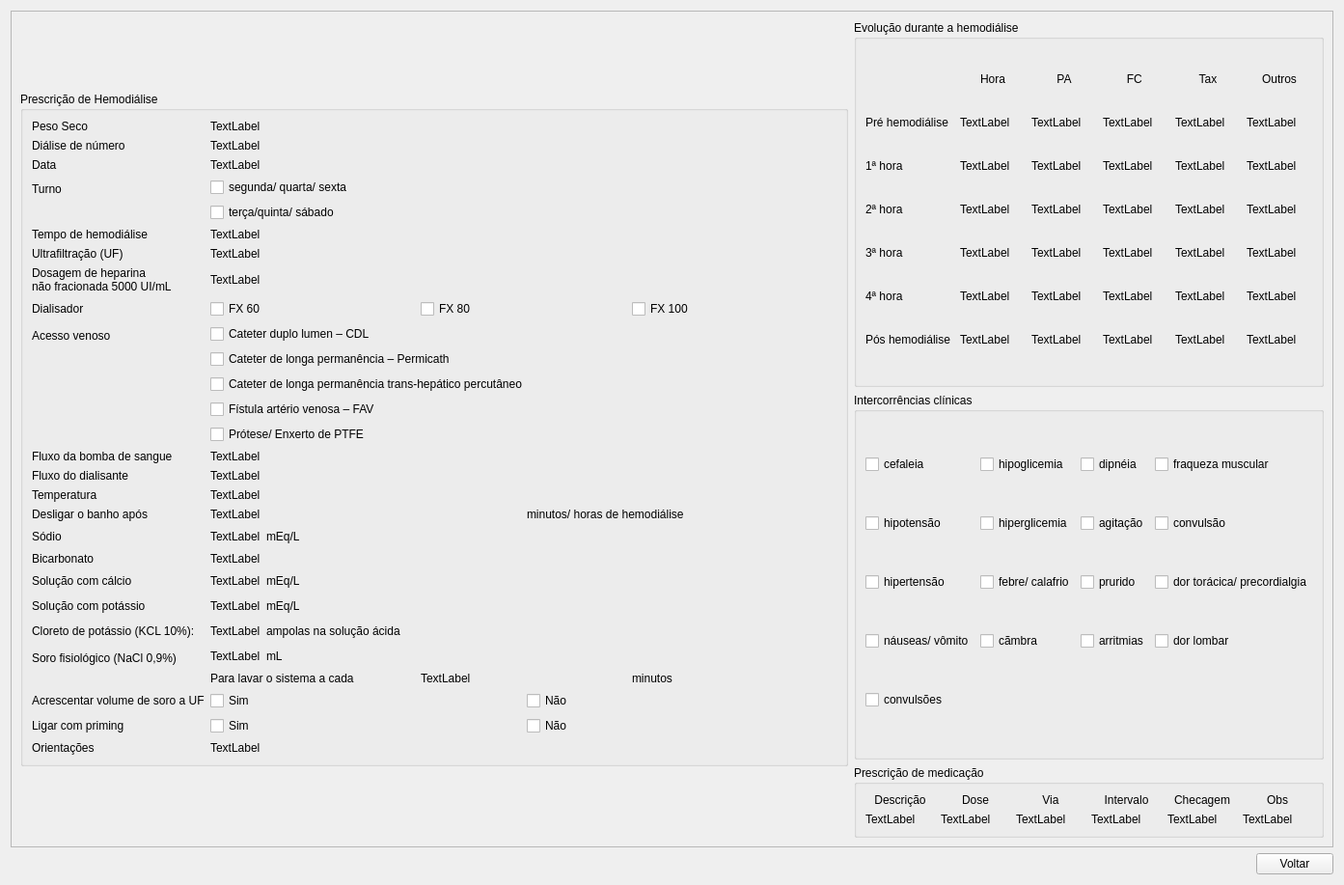
<?xml version="1.0" encoding="UTF-8"?>
<ui version="4.0">
 <class>dadoshemodialise_leitura</class>
 <widget class="QWidget" name="dadoshemodialise_leitura">
  <property name="geometry">
   <rect>
    <x>0</x>
    <y>0</y>
    <width>1393</width>
    <height>917</height>
   </rect>
  </property>
  <property name="windowTitle">
   <string>Form</string>
  </property>
  <layout class="QVBoxLayout" name="verticalLayout_4">
   <item>
    <widget class="QScrollArea" name="scrollArea">
     <property name="widgetResizable">
      <bool>true</bool>
     </property>
     <widget class="QWidget" name="scrollAreaWidgetContents">
      <property name="geometry">
       <rect>
        <x>0</x>
        <y>0</y>
        <width>1369</width>
        <height>856</height>
       </rect>
      </property>
      <layout class="QHBoxLayout" name="horizontalLayout_13">
       <item>
        <widget class="QGroupBox" name="groupBox">
         <property name="sizePolicy">
          <sizepolicy hsizetype="Preferred" vsizetype="Maximum">
           <horstretch>0</horstretch>
           <verstretch>0</verstretch>
          </sizepolicy>
         </property>
         <property name="title">
          <string>Prescrição de Hemodiálise</string>
         </property>
         <layout class="QFormLayout" name="formLayout">
          <item row="0" column="0">
           <widget class="QLabel" name="label_2">
            <property name="text">
             <string>Peso Seco</string>
            </property>
           </widget>
          </item>
          <item row="0" column="1">
           <widget class="QLabel" name="peso_seco">
            <property name="text">
             <string>TextLabel</string>
            </property>
           </widget>
          </item>
          <item row="1" column="0">
           <widget class="QLabel" name="label_3">
            <property name="text">
             <string>Diálise de número</string>
            </property>
           </widget>
          </item>
          <item row="1" column="1">
           <widget class="QLabel" name="dialise_numero">
            <property name="text">
             <string>TextLabel</string>
            </property>
           </widget>
          </item>
          <item row="2" column="0">
           <widget class="QLabel" name="label_4">
            <property name="text">
             <string>Data</string>
            </property>
           </widget>
          </item>
          <item row="2" column="1">
           <widget class="QLabel" name="data">
            <property name="text">
             <string>TextLabel</string>
            </property>
           </widget>
          </item>
          <item row="3" column="0">
           <widget class="QLabel" name="label_5">
            <property name="text">
             <string>Turno</string>
            </property>
           </widget>
          </item>
          <item row="3" column="1">
           <layout class="QVBoxLayout" name="verticalLayout">
            <item>
             <widget class="QCheckBox" name="checkBox_segquarsex">
              <property name="text">
               <string>segunda/ quarta/ sexta </string>
              </property>
             </widget>
            </item>
            <item>
             <widget class="QCheckBox" name="checkBox_terquinsab">
              <property name="text">
               <string>terça/quinta/ sábado </string>
              </property>
             </widget>
            </item>
           </layout>
          </item>
          <item row="4" column="0">
           <widget class="QLabel" name="label_6">
            <property name="text">
             <string>Tempo de hemodiálise</string>
            </property>
           </widget>
          </item>
          <item row="4" column="1">
           <widget class="QLabel" name="tempo_hemodialise">
            <property name="text">
             <string>TextLabel</string>
            </property>
           </widget>
          </item>
          <item row="5" column="0">
           <widget class="QLabel" name="label_7">
            <property name="text">
             <string>Ultrafiltração (UF)</string>
            </property>
           </widget>
          </item>
          <item row="5" column="1">
           <widget class="QLabel" name="ultrafiltracao">
            <property name="text">
             <string>TextLabel</string>
            </property>
           </widget>
          </item>
          <item row="6" column="0">
           <widget class="QLabel" name="label_9">
            <property name="text">
             <string>Dosagem de heparina 
não fracionada 5000 UI/mL</string>
            </property>
           </widget>
          </item>
          <item row="6" column="1">
           <widget class="QLabel" name="dosagem_de_heparina">
            <property name="text">
             <string>TextLabel</string>
            </property>
           </widget>
          </item>
          <item row="7" column="0">
           <widget class="QLabel" name="label_8">
            <property name="text">
             <string>Dialisador</string>
            </property>
           </widget>
          </item>
          <item row="7" column="1">
           <layout class="QHBoxLayout" name="horizontalLayout_3">
            <item>
             <widget class="QCheckBox" name="checkBox_FX60">
              <property name="text">
               <string>FX 60 </string>
              </property>
             </widget>
            </item>
            <item>
             <widget class="QCheckBox" name="checkBox_FX80">
              <property name="text">
               <string>FX 80 </string>
              </property>
             </widget>
            </item>
            <item>
             <widget class="QCheckBox" name="checkBox_FX100">
              <property name="text">
               <string>FX 100 </string>
              </property>
             </widget>
            </item>
           </layout>
          </item>
          <item row="8" column="0">
           <widget class="QLabel" name="label_10">
            <property name="text">
             <string>Acesso venoso</string>
            </property>
           </widget>
          </item>
          <item row="8" column="1">
           <layout class="QVBoxLayout" name="verticalLayout_2">
            <item>
             <widget class="QCheckBox" name="checkBox_CDL">
              <property name="text">
               <string>Cateter duplo lumen – CDL</string>
              </property>
             </widget>
            </item>
            <item>
             <widget class="QCheckBox" name="checkBox_Permicath">
              <property name="text">
               <string>Cateter de longa permanência – Permicath</string>
              </property>
             </widget>
            </item>
            <item>
             <widget class="QCheckBox" name="checkBox_permicathTransHepaticoPercutaneo">
              <property name="text">
               <string>Cateter de longa permanência trans-hepático percutâneo</string>
              </property>
             </widget>
            </item>
            <item>
             <widget class="QCheckBox" name="checkBox_FAV">
              <property name="text">
               <string>Fístula artério venosa – FAV</string>
              </property>
             </widget>
            </item>
            <item>
             <widget class="QCheckBox" name="checkBox_PTFE">
              <property name="text">
               <string>Prótese/ Enxerto de PTFE  </string>
              </property>
             </widget>
            </item>
           </layout>
          </item>
          <item row="9" column="0">
           <widget class="QLabel" name="label_11">
            <property name="text">
             <string>Fluxo da bomba de sangue</string>
            </property>
           </widget>
          </item>
          <item row="9" column="1">
           <widget class="QLabel" name="fluxo_bomba_sangue">
            <property name="text">
             <string>TextLabel</string>
            </property>
           </widget>
          </item>
          <item row="10" column="0">
           <widget class="QLabel" name="label_12">
            <property name="text">
             <string>Fluxo do dialisante</string>
            </property>
           </widget>
          </item>
          <item row="10" column="1">
           <widget class="QLabel" name="fluxo_dialisante">
            <property name="text">
             <string>TextLabel</string>
            </property>
           </widget>
          </item>
          <item row="11" column="0">
           <widget class="QLabel" name="label_13">
            <property name="text">
             <string>Temperatura</string>
            </property>
           </widget>
          </item>
          <item row="11" column="1">
           <widget class="QLabel" name="temperatura">
            <property name="text">
             <string>TextLabel</string>
            </property>
           </widget>
          </item>
          <item row="12" column="0">
           <widget class="QLabel" name="label_14">
            <property name="text">
             <string>Desligar o banho após </string>
            </property>
           </widget>
          </item>
          <item row="12" column="1">
           <layout class="QHBoxLayout" name="horizontalLayout_4">
            <item>
             <widget class="QLabel" name="desligar_banho">
              <property name="text">
               <string>TextLabel</string>
              </property>
             </widget>
            </item>
            <item>
             <widget class="QLabel" name="label_15">
              <property name="text">
               <string>minutos/ horas de hemodiálise</string>
              </property>
             </widget>
            </item>
           </layout>
          </item>
          <item row="13" column="0">
           <widget class="QLabel" name="label_16">
            <property name="text">
             <string>Sódio</string>
            </property>
           </widget>
          </item>
          <item row="13" column="1">
           <layout class="QHBoxLayout" name="horizontalLayout_5">
            <item>
             <widget class="QLabel" name="sodio">
              <property name="text">
               <string>TextLabel</string>
              </property>
             </widget>
            </item>
            <item>
             <widget class="QLabel" name="label_17">
              <property name="text">
               <string>mEq/L </string>
              </property>
             </widget>
            </item>
            <item>
             <spacer name="horizontalSpacer_3">
              <property name="orientation">
               <enum>Qt::Horizontal</enum>
              </property>
              <property name="sizeHint" stdset="0">
               <size>
                <width>40</width>
                <height>20</height>
               </size>
              </property>
             </spacer>
            </item>
            <item>
             <spacer name="horizontalSpacer_2">
              <property name="orientation">
               <enum>Qt::Horizontal</enum>
              </property>
              <property name="sizeHint" stdset="0">
               <size>
                <width>40</width>
                <height>20</height>
               </size>
              </property>
             </spacer>
            </item>
           </layout>
          </item>
          <item row="14" column="0">
           <widget class="QLabel" name="label_18">
            <property name="text">
             <string>Bicarbonato</string>
            </property>
           </widget>
          </item>
          <item row="14" column="1">
           <widget class="QLabel" name="bicarbonato">
            <property name="text">
             <string>TextLabel</string>
            </property>
           </widget>
          </item>
          <item row="15" column="0">
           <widget class="QLabel" name="label_19">
            <property name="text">
             <string>Solução com cálcio</string>
            </property>
           </widget>
          </item>
          <item row="15" column="1">
           <layout class="QHBoxLayout" name="horizontalLayout_6">
            <item>
             <widget class="QLabel" name="solucao_calcio">
              <property name="text">
               <string>TextLabel</string>
              </property>
             </widget>
            </item>
            <item>
             <widget class="QLabel" name="label_20">
              <property name="text">
               <string>mEq/L</string>
              </property>
             </widget>
            </item>
            <item>
             <spacer name="horizontalSpacer_5">
              <property name="orientation">
               <enum>Qt::Horizontal</enum>
              </property>
              <property name="sizeHint" stdset="0">
               <size>
                <width>40</width>
                <height>20</height>
               </size>
              </property>
             </spacer>
            </item>
            <item>
             <spacer name="horizontalSpacer_4">
              <property name="orientation">
               <enum>Qt::Horizontal</enum>
              </property>
              <property name="sizeHint" stdset="0">
               <size>
                <width>40</width>
                <height>20</height>
               </size>
              </property>
             </spacer>
            </item>
           </layout>
          </item>
          <item row="16" column="0">
           <widget class="QLabel" name="label_21">
            <property name="text">
             <string>Solução com potássio</string>
            </property>
           </widget>
          </item>
          <item row="16" column="1">
           <layout class="QHBoxLayout" name="horizontalLayout_7">
            <item>
             <widget class="QLabel" name="solucao_potassio">
              <property name="text">
               <string>TextLabel</string>
              </property>
             </widget>
            </item>
            <item>
             <widget class="QLabel" name="label_22">
              <property name="text">
               <string>mEq/L</string>
              </property>
             </widget>
            </item>
            <item>
             <spacer name="horizontalSpacer_7">
              <property name="orientation">
               <enum>Qt::Horizontal</enum>
              </property>
              <property name="sizeHint" stdset="0">
               <size>
                <width>40</width>
                <height>20</height>
               </size>
              </property>
             </spacer>
            </item>
            <item>
             <spacer name="horizontalSpacer_6">
              <property name="orientation">
               <enum>Qt::Horizontal</enum>
              </property>
              <property name="sizeHint" stdset="0">
               <size>
                <width>40</width>
                <height>20</height>
               </size>
              </property>
             </spacer>
            </item>
           </layout>
          </item>
          <item row="17" column="0">
           <widget class="QLabel" name="label_23">
            <property name="text">
             <string>Cloreto de potássio (KCL 10%): </string>
            </property>
           </widget>
          </item>
          <item row="17" column="1">
           <layout class="QHBoxLayout" name="horizontalLayout_8">
            <item>
             <widget class="QLabel" name="cloreto_potassio">
              <property name="text">
               <string>TextLabel</string>
              </property>
             </widget>
            </item>
            <item>
             <widget class="QLabel" name="label_24">
              <property name="text">
               <string>ampolas na solução ácida</string>
              </property>
             </widget>
            </item>
            <item>
             <spacer name="horizontalSpacer_8">
              <property name="orientation">
               <enum>Qt::Horizontal</enum>
              </property>
              <property name="sizeHint" stdset="0">
               <size>
                <width>40</width>
                <height>20</height>
               </size>
              </property>
             </spacer>
            </item>
           </layout>
          </item>
          <item row="18" column="0">
           <widget class="QLabel" name="label_25">
            <property name="text">
             <string>Soro fisiológico (NaCl 0,9%)</string>
            </property>
           </widget>
          </item>
          <item row="18" column="1">
           <layout class="QVBoxLayout" name="verticalLayout_3">
            <item>
             <layout class="QHBoxLayout" name="horizontalLayout_9">
              <item>
               <widget class="QLabel" name="soro_fisiologico">
                <property name="text">
                 <string>TextLabel</string>
                </property>
               </widget>
              </item>
              <item>
               <widget class="QLabel" name="label_26">
                <property name="text">
                 <string>mL</string>
                </property>
               </widget>
              </item>
              <item>
               <spacer name="horizontalSpacer_10">
                <property name="orientation">
                 <enum>Qt::Horizontal</enum>
                </property>
                <property name="sizeHint" stdset="0">
                 <size>
                  <width>40</width>
                  <height>20</height>
                 </size>
                </property>
               </spacer>
              </item>
              <item>
               <spacer name="horizontalSpacer_9">
                <property name="orientation">
                 <enum>Qt::Horizontal</enum>
                </property>
                <property name="sizeHint" stdset="0">
                 <size>
                  <width>40</width>
                  <height>20</height>
                 </size>
                </property>
               </spacer>
              </item>
             </layout>
            </item>
            <item>
             <layout class="QHBoxLayout" name="horizontalLayout_10">
              <item>
               <widget class="QLabel" name="label_27">
                <property name="text">
                 <string>Para lavar o sistema a cada</string>
                </property>
               </widget>
              </item>
              <item>
               <widget class="QLabel" name="soro_fisiologico_tempo">
                <property name="text">
                 <string>TextLabel</string>
                </property>
               </widget>
              </item>
              <item>
               <widget class="QLabel" name="label_28">
                <property name="text">
                 <string>minutos</string>
                </property>
               </widget>
              </item>
             </layout>
            </item>
           </layout>
          </item>
          <item row="19" column="0">
           <widget class="QLabel" name="label_29">
            <property name="text">
             <string>Acrescentar volume de soro a UF</string>
            </property>
           </widget>
          </item>
          <item row="19" column="1">
           <layout class="QHBoxLayout" name="horizontalLayout_11">
            <item>
             <widget class="QCheckBox" name="checkBox_volumeDeSoro_sim">
              <property name="text">
               <string>Sim</string>
              </property>
             </widget>
            </item>
            <item>
             <widget class="QCheckBox" name="checkBox_volumeDeSoro_nao">
              <property name="text">
               <string>Não</string>
              </property>
             </widget>
            </item>
           </layout>
          </item>
          <item row="20" column="0">
           <widget class="QLabel" name="label_30">
            <property name="text">
             <string>Ligar com priming</string>
            </property>
           </widget>
          </item>
          <item row="20" column="1">
           <layout class="QHBoxLayout" name="horizontalLayout_12">
            <item>
             <widget class="QCheckBox" name="checkBox_primming_sim">
              <property name="text">
               <string>Sim</string>
              </property>
             </widget>
            </item>
            <item>
             <widget class="QCheckBox" name="checkBox_primming_nao">
              <property name="text">
               <string>Não</string>
              </property>
             </widget>
            </item>
           </layout>
          </item>
          <item row="21" column="0">
           <widget class="QLabel" name="label_31">
            <property name="text">
             <string>Orientações</string>
            </property>
           </widget>
          </item>
          <item row="21" column="1">
           <widget class="QLabel" name="prientacoes">
            <property name="text">
             <string>TextLabel</string>
            </property>
           </widget>
          </item>
         </layout>
        </widget>
       </item>
       <item>
        <layout class="QGridLayout" name="gridLayout">
         <item row="3" column="0">
          <widget class="QGroupBox" name="groupBox_4">
           <property name="sizePolicy">
            <sizepolicy hsizetype="Preferred" vsizetype="Maximum">
             <horstretch>0</horstretch>
             <verstretch>0</verstretch>
            </sizepolicy>
           </property>
           <property name="title">
            <string>Prescrição de medicação</string>
           </property>
           <layout class="QGridLayout" name="gridLayout_4">
            <item row="0" column="5">
             <widget class="QLabel" name="label_44">
              <property name="sizePolicy">
               <sizepolicy hsizetype="Preferred" vsizetype="Maximum">
                <horstretch>0</horstretch>
                <verstretch>0</verstretch>
               </sizepolicy>
              </property>
              <property name="text">
               <string>Obs</string>
              </property>
              <property name="alignment">
               <set>Qt::AlignCenter</set>
              </property>
             </widget>
            </item>
            <item row="0" column="3">
             <widget class="QLabel" name="label_46">
              <property name="sizePolicy">
               <sizepolicy hsizetype="Preferred" vsizetype="Maximum">
                <horstretch>0</horstretch>
                <verstretch>0</verstretch>
               </sizepolicy>
              </property>
              <property name="text">
               <string>Intervalo</string>
              </property>
              <property name="alignment">
               <set>Qt::AlignCenter</set>
              </property>
             </widget>
            </item>
            <item row="0" column="1">
             <widget class="QLabel" name="label_49">
              <property name="sizePolicy">
               <sizepolicy hsizetype="Preferred" vsizetype="Maximum">
                <horstretch>0</horstretch>
                <verstretch>0</verstretch>
               </sizepolicy>
              </property>
              <property name="text">
               <string>Dose</string>
              </property>
              <property name="alignment">
               <set>Qt::AlignCenter</set>
              </property>
             </widget>
            </item>
            <item row="0" column="2">
             <widget class="QLabel" name="label_47">
              <property name="sizePolicy">
               <sizepolicy hsizetype="Preferred" vsizetype="Maximum">
                <horstretch>0</horstretch>
                <verstretch>0</verstretch>
               </sizepolicy>
              </property>
              <property name="text">
               <string>Via</string>
              </property>
              <property name="alignment">
               <set>Qt::AlignCenter</set>
              </property>
             </widget>
            </item>
            <item row="0" column="4">
             <widget class="QLabel" name="label_45">
              <property name="sizePolicy">
               <sizepolicy hsizetype="Preferred" vsizetype="Maximum">
                <horstretch>0</horstretch>
                <verstretch>0</verstretch>
               </sizepolicy>
              </property>
              <property name="text">
               <string>Checagem</string>
              </property>
              <property name="alignment">
               <set>Qt::AlignCenter</set>
              </property>
             </widget>
            </item>
            <item row="0" column="0">
             <widget class="QLabel" name="label_48">
              <property name="sizePolicy">
               <sizepolicy hsizetype="Preferred" vsizetype="Maximum">
                <horstretch>0</horstretch>
                <verstretch>0</verstretch>
               </sizepolicy>
              </property>
              <property name="text">
               <string>Descrição</string>
              </property>
              <property name="alignment">
               <set>Qt::AlignCenter</set>
              </property>
             </widget>
            </item>
            <item row="1" column="0">
             <widget class="QLabel" name="descricao">
              <property name="text">
               <string>TextLabel</string>
              </property>
             </widget>
            </item>
            <item row="1" column="1">
             <widget class="QLabel" name="dose">
              <property name="text">
               <string>TextLabel</string>
              </property>
             </widget>
            </item>
            <item row="1" column="2">
             <widget class="QLabel" name="via">
              <property name="text">
               <string>TextLabel</string>
              </property>
             </widget>
            </item>
            <item row="1" column="3">
             <widget class="QLabel" name="intervalo">
              <property name="text">
               <string>TextLabel</string>
              </property>
             </widget>
            </item>
            <item row="1" column="4">
             <widget class="QLabel" name="checagem">
              <property name="text">
               <string>TextLabel</string>
              </property>
             </widget>
            </item>
            <item row="1" column="5">
             <widget class="QLabel" name="obs">
              <property name="text">
               <string>TextLabel</string>
              </property>
             </widget>
            </item>
           </layout>
          </widget>
         </item>
         <item row="0" column="0">
          <widget class="QGroupBox" name="groupBox_2">
           <property name="sizePolicy">
            <sizepolicy hsizetype="Preferred" vsizetype="Minimum">
             <horstretch>0</horstretch>
             <verstretch>0</verstretch>
            </sizepolicy>
           </property>
           <property name="title">
            <string>Evolução durante a hemodiálise</string>
           </property>
           <layout class="QGridLayout" name="gridLayout_2">
            <item row="1" column="0">
             <widget class="QLabel" name="label_38">
              <property name="sizePolicy">
               <sizepolicy hsizetype="Preferred" vsizetype="Maximum">
                <horstretch>0</horstretch>
                <verstretch>0</verstretch>
               </sizepolicy>
              </property>
              <property name="text">
               <string>Pré hemodiálise </string>
              </property>
             </widget>
            </item>
            <item row="2" column="0">
             <widget class="QLabel" name="label_39">
              <property name="sizePolicy">
               <sizepolicy hsizetype="Preferred" vsizetype="Maximum">
                <horstretch>0</horstretch>
                <verstretch>0</verstretch>
               </sizepolicy>
              </property>
              <property name="text">
               <string>1ª hora </string>
              </property>
             </widget>
            </item>
            <item row="3" column="0">
             <widget class="QLabel" name="label_40">
              <property name="sizePolicy">
               <sizepolicy hsizetype="Preferred" vsizetype="Maximum">
                <horstretch>0</horstretch>
                <verstretch>0</verstretch>
               </sizepolicy>
              </property>
              <property name="text">
               <string>2ª hora </string>
              </property>
             </widget>
            </item>
            <item row="4" column="0">
             <widget class="QLabel" name="label_41">
              <property name="sizePolicy">
               <sizepolicy hsizetype="Preferred" vsizetype="Maximum">
                <horstretch>0</horstretch>
                <verstretch>0</verstretch>
               </sizepolicy>
              </property>
              <property name="text">
               <string>3ª hora </string>
              </property>
             </widget>
            </item>
            <item row="5" column="0">
             <widget class="QLabel" name="label_42">
              <property name="sizePolicy">
               <sizepolicy hsizetype="Preferred" vsizetype="Maximum">
                <horstretch>0</horstretch>
                <verstretch>0</verstretch>
               </sizepolicy>
              </property>
              <property name="text">
               <string>4ª hora </string>
              </property>
             </widget>
            </item>
            <item row="0" column="1">
             <widget class="QLabel" name="label_32">
              <property name="sizePolicy">
               <sizepolicy hsizetype="Minimum" vsizetype="Minimum">
                <horstretch>0</horstretch>
                <verstretch>0</verstretch>
               </sizepolicy>
              </property>
              <property name="styleSheet">
               <string notr="true">font-style: bold;</string>
              </property>
              <property name="text">
               <string>Hora</string>
              </property>
              <property name="alignment">
               <set>Qt::AlignCenter</set>
              </property>
             </widget>
            </item>
            <item row="0" column="2">
             <widget class="QLabel" name="label_35">
              <property name="sizePolicy">
               <sizepolicy hsizetype="Minimum" vsizetype="Maximum">
                <horstretch>0</horstretch>
                <verstretch>0</verstretch>
               </sizepolicy>
              </property>
              <property name="styleSheet">
               <string notr="true">font-style: bold;</string>
              </property>
              <property name="text">
               <string>PA</string>
              </property>
              <property name="alignment">
               <set>Qt::AlignCenter</set>
              </property>
             </widget>
            </item>
            <item row="0" column="5">
             <widget class="QLabel" name="label_33">
              <property name="sizePolicy">
               <sizepolicy hsizetype="Minimum" vsizetype="Maximum">
                <horstretch>0</horstretch>
                <verstretch>0</verstretch>
               </sizepolicy>
              </property>
              <property name="styleSheet">
               <string notr="true">font-style: bold;</string>
              </property>
              <property name="text">
               <string>Outros</string>
              </property>
              <property name="alignment">
               <set>Qt::AlignCenter</set>
              </property>
             </widget>
            </item>
            <item row="0" column="4">
             <widget class="QLabel" name="label_34">
              <property name="sizePolicy">
               <sizepolicy hsizetype="Minimum" vsizetype="Maximum">
                <horstretch>0</horstretch>
                <verstretch>0</verstretch>
               </sizepolicy>
              </property>
              <property name="styleSheet">
               <string notr="true">font-style: bold;</string>
              </property>
              <property name="text">
               <string>Tax</string>
              </property>
              <property name="alignment">
               <set>Qt::AlignCenter</set>
              </property>
             </widget>
            </item>
            <item row="0" column="3">
             <widget class="QLabel" name="label_36">
              <property name="sizePolicy">
               <sizepolicy hsizetype="Minimum" vsizetype="Maximum">
                <horstretch>0</horstretch>
                <verstretch>0</verstretch>
               </sizepolicy>
              </property>
              <property name="styleSheet">
               <string notr="true">font-style: bold;</string>
              </property>
              <property name="text">
               <string>FC </string>
              </property>
              <property name="alignment">
               <set>Qt::AlignCenter</set>
              </property>
             </widget>
            </item>
            <item row="0" column="0">
             <widget class="QLabel" name="label_37">
              <property name="sizePolicy">
               <sizepolicy hsizetype="Maximum" vsizetype="Maximum">
                <horstretch>0</horstretch>
                <verstretch>0</verstretch>
               </sizepolicy>
              </property>
              <property name="text">
               <string/>
              </property>
             </widget>
            </item>
            <item row="6" column="0">
             <widget class="QLabel" name="label_43">
              <property name="sizePolicy">
               <sizepolicy hsizetype="Preferred" vsizetype="Maximum">
                <horstretch>0</horstretch>
                <verstretch>0</verstretch>
               </sizepolicy>
              </property>
              <property name="text">
               <string>Pós hemodiálise </string>
              </property>
             </widget>
            </item>
            <item row="1" column="1">
             <widget class="QLabel" name="pre_hemo_hora">
              <property name="text">
               <string>TextLabel</string>
              </property>
             </widget>
            </item>
            <item row="1" column="2">
             <widget class="QLabel" name="pre_hemo_pa">
              <property name="text">
               <string>TextLabel</string>
              </property>
             </widget>
            </item>
            <item row="1" column="3">
             <widget class="QLabel" name="pre_hemo_fc">
              <property name="text">
               <string>TextLabel</string>
              </property>
             </widget>
            </item>
            <item row="1" column="4">
             <widget class="QLabel" name="pre_hemo_tax">
              <property name="text">
               <string>TextLabel</string>
              </property>
             </widget>
            </item>
            <item row="1" column="5">
             <widget class="QLabel" name="pre_hemo_outros">
              <property name="text">
               <string>TextLabel</string>
              </property>
             </widget>
            </item>
            <item row="2" column="1">
             <widget class="QLabel" name="primeira_hora_hora">
              <property name="text">
               <string>TextLabel</string>
              </property>
             </widget>
            </item>
            <item row="2" column="2">
             <widget class="QLabel" name="primeira_hora_pa">
              <property name="text">
               <string>TextLabel</string>
              </property>
             </widget>
            </item>
            <item row="2" column="3">
             <widget class="QLabel" name="primeira_hora_fc">
              <property name="text">
               <string>TextLabel</string>
              </property>
             </widget>
            </item>
            <item row="2" column="4">
             <widget class="QLabel" name="primeira_hora_tax">
              <property name="text">
               <string>TextLabel</string>
              </property>
             </widget>
            </item>
            <item row="2" column="5">
             <widget class="QLabel" name="primeira_hora_outros_2">
              <property name="text">
               <string>TextLabel</string>
              </property>
             </widget>
            </item>
            <item row="3" column="1">
             <widget class="QLabel" name="segunda_hora_hora">
              <property name="text">
               <string>TextLabel</string>
              </property>
             </widget>
            </item>
            <item row="3" column="2">
             <widget class="QLabel" name="segunda_hora_pa">
              <property name="text">
               <string>TextLabel</string>
              </property>
             </widget>
            </item>
            <item row="3" column="3">
             <widget class="QLabel" name="segunda_hora_fc">
              <property name="text">
               <string>TextLabel</string>
              </property>
             </widget>
            </item>
            <item row="3" column="4">
             <widget class="QLabel" name="segunda_hora_tax">
              <property name="text">
               <string>TextLabel</string>
              </property>
             </widget>
            </item>
            <item row="3" column="5">
             <widget class="QLabel" name="segunda_hora_outros">
              <property name="text">
               <string>TextLabel</string>
              </property>
             </widget>
            </item>
            <item row="4" column="1">
             <widget class="QLabel" name="terceira_hora_hora">
              <property name="text">
               <string>TextLabel</string>
              </property>
             </widget>
            </item>
            <item row="5" column="1">
             <widget class="QLabel" name="quarta_hora_hora">
              <property name="text">
               <string>TextLabel</string>
              </property>
             </widget>
            </item>
            <item row="6" column="1">
             <widget class="QLabel" name="pros_hemo_hora">
              <property name="text">
               <string>TextLabel</string>
              </property>
             </widget>
            </item>
            <item row="4" column="2">
             <widget class="QLabel" name="terceira_hora_pa">
              <property name="text">
               <string>TextLabel</string>
              </property>
             </widget>
            </item>
            <item row="4" column="3">
             <widget class="QLabel" name="terceira_hora_fc">
              <property name="text">
               <string>TextLabel</string>
              </property>
             </widget>
            </item>
            <item row="4" column="4">
             <widget class="QLabel" name="terceira_hora_tax">
              <property name="text">
               <string>TextLabel</string>
              </property>
             </widget>
            </item>
            <item row="4" column="5">
             <widget class="QLabel" name="terceira_hora_outros">
              <property name="text">
               <string>TextLabel</string>
              </property>
             </widget>
            </item>
            <item row="5" column="2">
             <widget class="QLabel" name="quarta_hora_pa">
              <property name="text">
               <string>TextLabel</string>
              </property>
             </widget>
            </item>
            <item row="5" column="3">
             <widget class="QLabel" name="quarta_hora_fc">
              <property name="text">
               <string>TextLabel</string>
              </property>
             </widget>
            </item>
            <item row="5" column="4">
             <widget class="QLabel" name="quarta_hora_tax">
              <property name="text">
               <string>TextLabel</string>
              </property>
             </widget>
            </item>
            <item row="5" column="5">
             <widget class="QLabel" name="quarta_hora_outros">
              <property name="text">
               <string>TextLabel</string>
              </property>
             </widget>
            </item>
            <item row="6" column="2">
             <widget class="QLabel" name="pros_hemo_pa">
              <property name="text">
               <string>TextLabel</string>
              </property>
             </widget>
            </item>
            <item row="6" column="3">
             <widget class="QLabel" name="pros_hemo_fc">
              <property name="text">
               <string>TextLabel</string>
              </property>
             </widget>
            </item>
            <item row="6" column="4">
             <widget class="QLabel" name="pros_hemo_tax">
              <property name="text">
               <string>TextLabel</string>
              </property>
             </widget>
            </item>
            <item row="6" column="5">
             <widget class="QLabel" name="pros_hemo_outros">
              <property name="text">
               <string>TextLabel</string>
              </property>
             </widget>
            </item>
           </layout>
          </widget>
         </item>
         <item row="1" column="0">
          <widget class="QGroupBox" name="groupBox_3">
           <property name="sizePolicy">
            <sizepolicy hsizetype="Preferred" vsizetype="Minimum">
             <horstretch>0</horstretch>
             <verstretch>0</verstretch>
            </sizepolicy>
           </property>
           <property name="title">
            <string>Intercorrências clínicas</string>
           </property>
           <layout class="QGridLayout" name="gridLayout_3">
            <item row="2" column="3">
             <widget class="QCheckBox" name="checkBox_dorToracica">
              <property name="text">
               <string>dor torácica/ precordialgia</string>
              </property>
             </widget>
            </item>
            <item row="0" column="2">
             <widget class="QCheckBox" name="checkBox_dipneia">
              <property name="text">
               <string>dipnéia</string>
              </property>
             </widget>
            </item>
            <item row="3" column="2">
             <widget class="QCheckBox" name="checkBox_arristimias">
              <property name="text">
               <string>arritmias</string>
              </property>
             </widget>
            </item>
            <item row="0" column="1">
             <widget class="QCheckBox" name="checkBox_hipoglicemia">
              <property name="text">
               <string>hipoglicemia</string>
              </property>
             </widget>
            </item>
            <item row="2" column="2">
             <widget class="QCheckBox" name="checkBox_prurido">
              <property name="text">
               <string>prurido</string>
              </property>
             </widget>
            </item>
            <item row="1" column="2">
             <widget class="QCheckBox" name="checkBox_agitacao">
              <property name="text">
               <string>agitação</string>
              </property>
             </widget>
            </item>
            <item row="1" column="0">
             <widget class="QCheckBox" name="checkBox_hipotensao">
              <property name="text">
               <string>hipotensão</string>
              </property>
             </widget>
            </item>
            <item row="1" column="1">
             <widget class="QCheckBox" name="checkBox_hipoglicemia_2">
              <property name="text">
               <string>hiperglicemia</string>
              </property>
             </widget>
            </item>
            <item row="1" column="3">
             <widget class="QCheckBox" name="checkBox_convulsao">
              <property name="text">
               <string>convulsão</string>
              </property>
             </widget>
            </item>
            <item row="2" column="0">
             <widget class="QCheckBox" name="checkBox_hipertensao">
              <property name="text">
               <string>hipertensão</string>
              </property>
             </widget>
            </item>
            <item row="3" column="0">
             <widget class="QCheckBox" name="checkBox_nauseas">
              <property name="text">
               <string>náuseas/ vômito</string>
              </property>
             </widget>
            </item>
            <item row="3" column="3">
             <widget class="QCheckBox" name="checkBox_dorLombar">
              <property name="text">
               <string>dor lombar</string>
              </property>
             </widget>
            </item>
            <item row="0" column="3">
             <widget class="QCheckBox" name="checkBox_FraquezaMusc">
              <property name="text">
               <string>fraqueza muscular</string>
              </property>
             </widget>
            </item>
            <item row="3" column="1">
             <widget class="QCheckBox" name="checkBox_caimbra">
              <property name="text">
               <string>cãmbra</string>
              </property>
             </widget>
            </item>
            <item row="0" column="0">
             <widget class="QCheckBox" name="checkBox_cefaleia">
              <property name="text">
               <string>cefaleia</string>
              </property>
             </widget>
            </item>
            <item row="2" column="1">
             <widget class="QCheckBox" name="checkBox_febre">
              <property name="text">
               <string>febre/ calafrio</string>
              </property>
             </widget>
            </item>
            <item row="4" column="0">
             <widget class="QCheckBox" name="checkBox_convulsoes">
              <property name="text">
               <string>convulsões</string>
              </property>
             </widget>
            </item>
           </layout>
          </widget>
         </item>
        </layout>
       </item>
      </layout>
     </widget>
    </widget>
   </item>
   <item>
    <layout class="QHBoxLayout" name="horizontalLayout">
     <item>
      <spacer name="horizontalSpacer">
       <property name="orientation">
        <enum>Qt::Horizontal</enum>
       </property>
       <property name="sizeHint" stdset="0">
        <size>
         <width>40</width>
         <height>20</height>
        </size>
       </property>
      </spacer>
     </item>
     <item>
      <widget class="QPushButton" name="pushButton">
       <property name="text">
        <string>Voltar</string>
       </property>
      </widget>
     </item>
    </layout>
   </item>
  </layout>
 </widget>
 <resources/>
 <connections/>
</ui>
